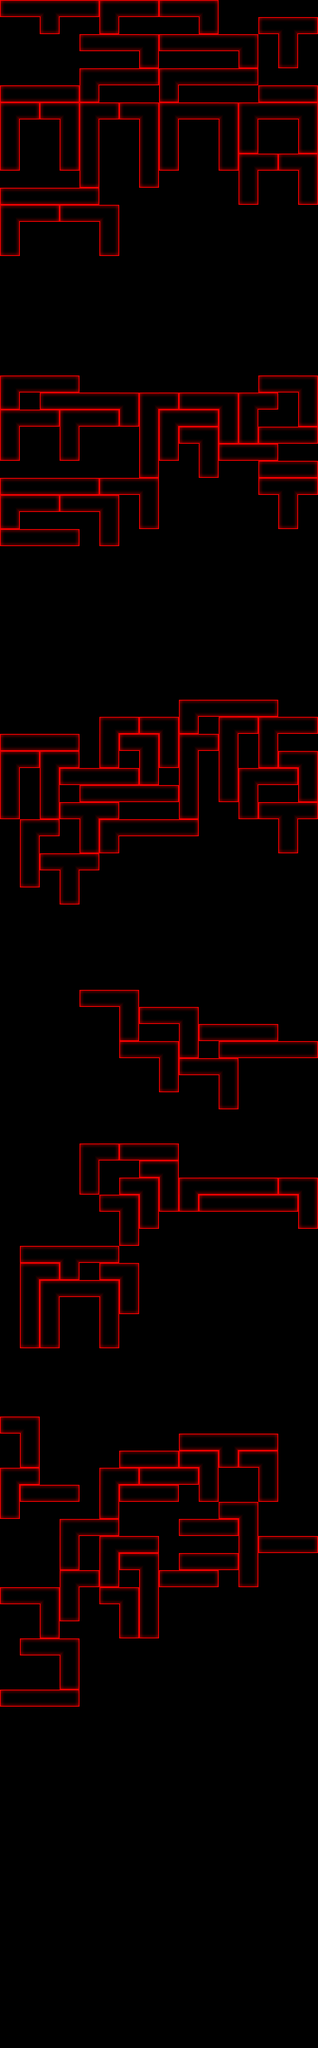

Below is a game level as drawn by its tile map, then a one-line description and the .tmx file that defines it, in full:
An orthogonal 16x120 tile map with 28x24 px tiles, 1 tile layer (Tile Layer 1).

<map version="1.0" orientation="orthogonal" width="16" height="120" tilewidth="28" tileheight="24">
 <properties>
  <property name="background" value="back.bmp" />
  <property name="speed" value="1.15" />
 </properties>
 <tileset firstgid="1" name="tileset_rs" tilewidth="28" tileheight="24" spacing="1" margin="1">
  <image source="tileset_rs.bmp" trans="ff0080" width="407" height="76" />
 </tileset>
 <layer name="Tile Layer 1" width="16" height="120">
  <data encoding="csv">
27,33,9,33,28,4,33,28,27,33,5,0,0,0,0,0,
0,0,14,0,0,14,0,0,0,0,14,0,0,27,9,28,
0,0,0,0,27,33,33,5,27,33,33,33,5,0,32,0,
0,0,0,0,0,0,0,14,0,0,0,0,14,0,14,0,
0,0,0,0,4,33,33,28,4,33,33,33,28,0,0,0,
27,33,33,28,14,0,0,0,14,0,0,0,0,27,33,28,
4,28,27,5,4,28,27,5,4,33,33,5,4,33,33,5,
32,0,0,32,32,0,0,32,32,0,0,32,32,0,0,32,
32,0,0,32,32,0,0,32,32,0,0,32,14,0,0,14,
14,0,0,14,32,0,0,32,14,0,0,14,4,28,27,5,
0,0,0,0,14,0,0,14,0,0,0,0,32,0,0,32,
27,33,33,33,28,0,0,0,0,0,0,0,14,0,0,14,
4,33,28,27,33,5,0,0,0,0,0,0,0,0,0,0,
32,0,0,0,0,32,0,0,0,0,0,0,0,0,0,0,
14,0,0,0,0,14,0,0,0,0,0,0,0,0,0,0,
0,0,0,0,0,0,0,0,0,0,0,0,0,0,0,0,
0,0,0,0,0,0,0,0,0,0,0,0,0,0,0,0,
0,0,0,0,0,0,0,0,0,0,0,0,0,0,0,0,
0,0,0,0,0,0,0,0,0,0,0,0,0,0,0,0,
0,0,0,0,0,0,0,0,0,0,0,0,0,0,0,0,
0,0,0,0,0,0,0,0,0,0,0,0,0,0,0,0,
0,0,0,0,0,0,0,0,0,0,0,0,0,0,0,0,
4,33,33,28,0,0,0,0,0,0,0,0,0,27,33,5,
14,0,27,33,33,33,5,4,28,27,33,5,4,28,0,32,
4,33,28,4,33,28,14,32,4,33,28,32,32,0,0,14,
32,0,0,32,0,0,0,32,32,27,5,14,14,27,33,28,
14,0,0,14,0,0,0,32,14,0,32,27,33,28,0,0,
0,0,0,0,0,0,0,14,0,0,14,0,0,27,33,28,
27,33,33,33,28,27,33,5,0,0,0,0,0,27,9,28,
4,33,28,27,33,5,0,32,0,0,0,0,0,0,32,0,
14,0,0,0,0,32,0,14,0,0,0,0,0,0,14,0,
27,33,33,28,0,14,0,0,0,0,0,0,0,0,0,0,
0,0,0,0,0,0,0,0,0,0,0,0,0,0,0,0,
0,0,0,0,0,0,0,0,0,0,0,0,0,0,0,0,
0,0,0,0,0,0,0,0,0,0,0,0,0,0,0,0,
0,0,0,0,0,0,0,0,0,0,0,0,0,0,0,0,
0,0,0,0,0,0,0,0,0,0,0,0,0,0,0,0,
0,0,0,0,0,0,0,0,0,0,0,0,0,0,0,0,
0,0,0,0,0,0,0,0,0,0,0,0,0,0,0,0,
0,0,0,0,0,0,0,0,0,0,0,0,0,0,0,0,
0,0,0,0,0,0,0,0,0,0,0,0,0,0,0,0,
0,0,0,0,0,0,0,0,0,4,33,33,33,28,0,0,
0,0,0,0,0,4,28,27,5,14,0,4,28,4,33,28,
27,33,33,28,0,32,27,5,32,4,28,32,0,32,0,0,
4,28,4,28,0,14,0,32,14,32,0,32,0,14,27,5,
32,0,32,27,33,33,28,14,0,32,0,32,4,33,28,32,
32,0,32,0,27,33,33,33,28,32,0,14,32,0,0,14,
14,0,14,27,9,28,0,0,0,14,0,0,14,27,9,28,
0,4,28,0,32,4,33,33,33,28,0,0,0,0,32,0,
0,32,0,0,14,14,0,0,0,0,0,0,0,0,14,0,
0,32,27,9,28,0,0,0,0,0,0,0,0,0,0,0,
0,14,0,32,0,0,0,0,0,0,0,0,0,0,0,0,
0,0,0,14,0,0,0,0,0,0,0,0,0,0,0,0,
0,0,0,0,0,0,0,0,0,0,0,0,0,0,0,0,
0,0,0,0,0,0,0,0,0,0,0,0,0,0,0,0,
0,0,0,0,0,0,0,0,0,0,0,0,0,0,0,0,
0,0,0,0,0,0,0,0,0,0,0,0,0,0,0,0,
0,0,0,0,0,0,0,0,0,0,0,0,0,0,0,0,
0,0,0,0,27,33,5,0,0,0,0,0,0,0,0,0,
0,0,0,0,0,0,32,27,33,5,0,0,0,0,0,0,
0,0,0,0,0,0,14,0,0,32,27,33,33,28,0,0,
0,0,0,0,0,0,27,33,5,14,0,27,33,33,33,28,
0,0,0,0,0,0,0,0,32,27,33,5,0,0,0,0,
0,0,0,0,0,0,0,0,14,0,0,32,0,0,0,0,
0,0,0,0,0,0,0,0,0,0,0,14,0,0,0,0,
0,0,0,0,0,0,0,0,0,0,0,0,0,0,0,0,
0,0,0,0,0,0,0,0,0,0,0,0,0,0,0,0,
0,0,0,0,4,28,27,33,28,0,0,0,0,0,0,0,
0,0,0,0,32,0,0,27,5,0,0,0,0,0,0,0,
0,0,0,0,14,0,27,5,32,4,33,33,33,28,27,5,
0,0,0,0,0,27,5,32,14,14,27,33,33,33,28,32,
0,0,0,0,0,0,32,14,0,0,0,0,0,0,0,14,
0,0,0,0,0,0,14,0,0,0,0,0,0,0,0,0,
0,27,33,9,33,28,0,0,0,0,0,0,0,0,0,0,
0,4,28,14,0,27,5,0,0,0,0,0,0,0,0,0,
0,32,4,33,33,5,32,0,0,0,0,0,0,0,0,0,
0,32,32,0,0,32,14,0,0,0,0,0,0,0,0,0,
0,32,32,0,0,32,0,0,0,0,0,0,0,0,0,0,
0,14,14,0,0,14,0,0,0,0,0,0,0,0,0,0,
0,0,0,0,0,0,0,0,0,0,0,0,0,0,0,0,
0,0,0,0,0,0,0,0,0,0,0,0,0,0,0,0,
0,0,0,0,0,0,0,0,0,0,0,0,0,0,0,0,
0,0,0,0,0,0,0,0,0,0,0,0,0,0,0,0,
27,5,0,0,0,0,0,0,0,0,0,0,0,0,0,0,
0,32,0,0,0,0,0,0,0,27,33,9,33,28,0,0,
0,14,0,0,0,0,27,33,28,27,5,14,27,5,0,0,
4,28,0,0,0,4,28,27,33,28,32,0,0,32,0,0,
32,27,33,28,0,32,27,33,28,0,14,0,0,14,0,0,
14,0,0,0,0,14,0,0,0,0,0,27,5,0,0,0,
0,0,0,4,33,28,0,0,0,27,33,28,32,0,0,0,
0,0,0,32,0,4,33,28,0,0,0,0,32,27,33,28,
0,0,0,14,0,32,27,5,0,27,33,28,32,0,0,0,
0,0,0,4,28,14,0,32,27,33,28,0,14,0,0,0,
27,33,5,32,0,27,5,32,0,0,0,0,0,0,0,0,
0,0,32,14,0,0,32,32,0,0,0,0,0,0,0,0,
0,0,14,0,0,0,14,14,0,0,0,0,0,0,0,0,
0,27,33,5,0,0,0,0,0,0,0,0,0,0,0,0,
0,0,0,32,0,0,0,0,0,0,0,0,0,0,0,0,
0,0,0,14,0,0,0,0,0,0,0,0,0,0,0,0,
27,33,33,28,0,0,0,0,0,0,0,0,0,0,0,0,
0,0,0,0,0,0,0,0,0,0,0,0,0,0,0,0,
0,0,0,0,0,0,0,0,0,0,0,0,0,0,0,0,
0,0,0,0,0,0,0,0,0,0,0,0,0,0,0,0,
0,0,0,0,0,0,0,0,0,0,0,0,0,0,0,0,
0,0,0,0,0,0,0,0,0,0,0,0,0,0,0,0,
0,0,0,0,0,0,0,0,0,0,0,0,0,0,0,0,
0,0,0,0,0,0,0,0,0,0,0,0,0,0,0,0,
0,0,0,0,0,0,0,0,0,0,0,0,0,0,0,0,
0,0,0,0,0,0,0,0,0,0,0,0,0,0,0,0,
0,0,0,0,0,0,0,0,0,0,0,0,0,0,0,0,
0,0,0,0,0,0,0,0,0,0,0,0,0,0,0,0,
0,0,0,0,0,0,0,0,0,0,0,0,0,0,0,0,
0,0,0,0,0,0,0,0,0,0,0,0,0,0,0,0,
0,0,0,0,0,0,0,0,0,0,0,0,0,0,0,0,
0,0,0,0,0,0,0,0,0,0,0,0,0,0,0,0,
0,0,0,0,0,0,0,0,0,0,0,0,0,0,0,0,
0,0,0,0,0,0,0,0,0,0,0,0,0,0,0,0,
0,0,0,0,0,0,0,0,0,0,0,0,0,0,0,0,
0,0,0,0,0,0,0,0,0,0,0,0,0,0,0,0,
0,0,0,0,0,0,0,0,0,0,0,0,0,0,0,0
</data>
 </layer>
</map>
